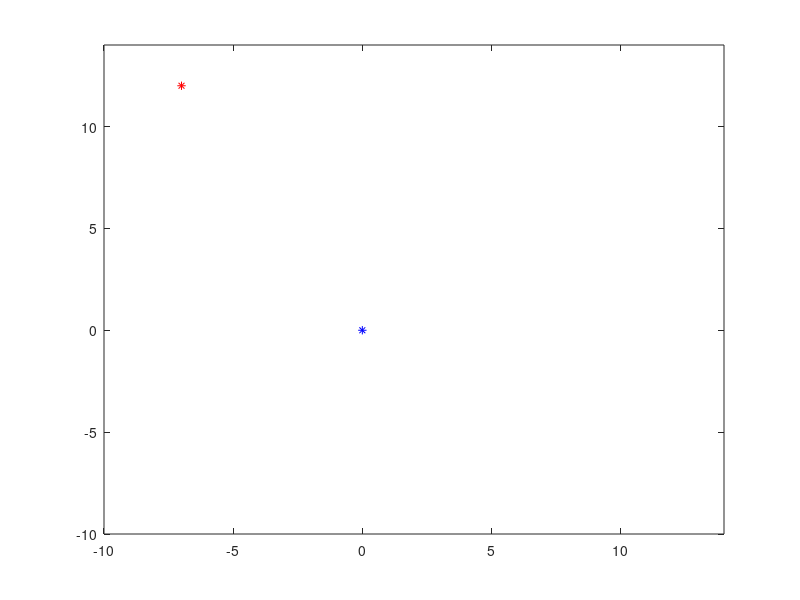

The MATLAB source for this figure: (Note: this script raises an error after producing the figure.)
%% Clean up
close all
clear;
clc;

%% Generate starting points
x=zeros(1,3);
startx  =-7;
starty  =12;
phi     =0.0;

%% Initialize the values
% Transform from cartesian to polar co-ordinates
% r         = sqrt(x^2 + y^2);
% theta     = atan2(y,x) - phi + pi
% delta     = gamma + phi
%x(1) = sqrt(startx^2 + starty^2);
%x(2) = atan2(starty, startx) - phi + pi;
%x(3) = x(2) + phi;
nx   = startx;
ny   = starty;
nt   = phi;

x(1)=sqrt(startx^2+starty^2);
x(2)=atan2(starty,startx) -phi + pi;
x(3)=phi;

%% Plot the start and the end state
figure
plot(startx,starty,'*r', 0,0,'*b')
axis([-10 14 -10 14])
hold on

%% Initialize the values and storage variables
dT = 0.01;
R=[];
X=[startx];
Y=[starty];
Theta=[];
k1=1;
k2=1;
Q = diag([1, 0.1]);
delta = [];
U1 = [];
U2 = [];
Slk= [];
Slk2= [];
k1 = 1;
k2 = 1;

%% Iterate over to find the optimal control
for i = 1:300
x0=x(1)*sin(x(2));
y0=x(1)*cos(x(2));

cvx_begin quiet
        variable u(4);
        minimize( u.' * u );
        subject to
            % Lyapunov function used:
            % V    = 0.5 * (r^2 + theta^2)
            % Derivative of V
            % Vdot = r*r_dot + theta*theta_dot
            %      = -r*v*cos(arctan(-k1*theta)) + (v/r) * theta *
            %      sin(arctan(-k1 * theta)

            -x(1) * u(1) * cos(atan(-k1*x(2))) + u(1)/x(1) *x(2)* sin(atan(-k1*x(2))) <= ...
                -0.5 * 2.0 * (x(1)^2 + x(2)^2) + u(3);
            z = x(3) - atan(-x(2));
            ((1 + 1/ (1 + x(2)^2) ) * u(1) / x(1) * sin(z + atan(-x(2))) + u(2)) == ...
                -0.5 * u(1)/ x(1) * z + u(4);
            
            % Barrier function candidate:
            % Measurement z = sqrt(r^2 + ro^2 - 2 * r * ro * cos(t - to) )
            % zdot = (1/z) * rdot * (r - cos(t-to)*ro) + (1/z) * tdot * (r * ro * sin(t - to))
            % Barrier
            % B(x,z) = 1 / (z - 0.5)
            % Bdot   = - zdot / (z - 0.5)^2
            
            h    = x(1);
            hdot = (1/h) * -1 * u(1) * cos(x(3)) *x(1); 
            B    = 1 / (x(1) - 2.0);
            Bdot = - hdot / (h - 2.0)^2;
            
            Bdot <= 1/B;
cvx_end

% Fixed control works
% u(1)=x(1);
% u(2)=-u(1)/x(1)*(k2*(x(3)-atan(-k1*x(2)))+1+k1/(1+(k1*x(2))^2)*sin(x(3)));


%% Smoothen the control
if size(U1,1) > 1
    u(1) = 0.85 * U1(end) + 0.15 * u(1);
    u(2) = 0.85 * U2(end) + 0.15 * u(2);
end

%% Propogate with dynamics
x(1) = x(1) - dT * u(1) * cos(x(3));
x(2) = x(2) + dT * u(1)/x(1) * sin(x(3));
x(3) = x(3) + dT * u(1)/x(1) * sin(x(3)) + u(2);

nx   = nx + dT * u(1) * cos(nt);
ny   = ny + dT * u(1) * sin(nt);
nt   = nt + dT * u(2);

%% Store the variables
R=[R;x(1)];
Theta=[Theta;x(2)];
delta=[delta;x(3)];
X=[X;x(1)*cos(x(2))];
Y=[Y;x(1)*sin(x(2))];
U1=[U1;u(1)];
U2=[U2;u(2)];
Slk = [Slk;u(3)];
Slk2= [Slk2;u(4)];
end

%% Generate plots
hold on;
figure(1); plot(X,Y); title('Trajectory')
figure(2); plot(R); title('Distance to go')
figure(3); plot(Theta); title('Theta')
figure(4); plot(delta); title('Delta')
figure(5); plot(U1); title('U1')
figure(6); plot(U2); title('U2')
figure(7); plot(Slk); title('Slk')
